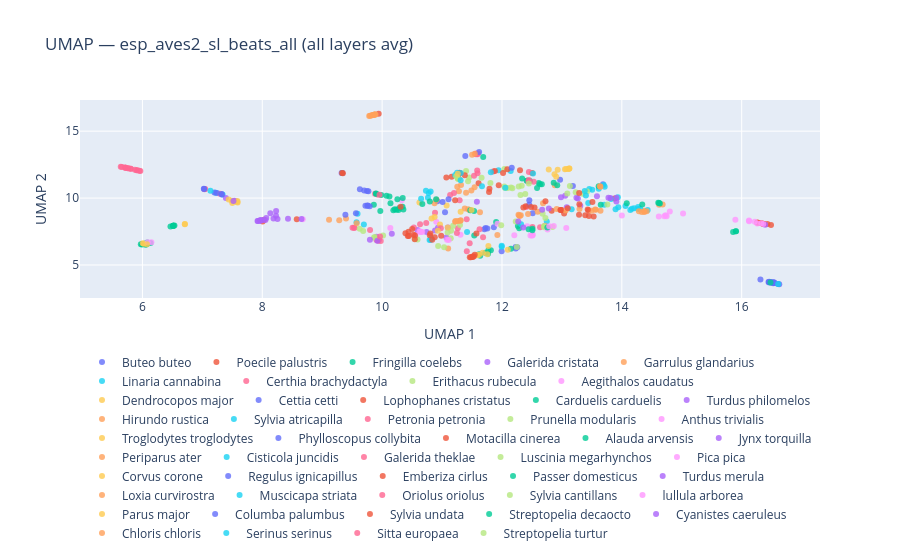

Notebook code cell kept with this figure:
### Code cell
fig_beats_all = plot_umap(
    beats_all_embs, labels=dom_labels, title=f"UMAP — {BEATS_MODEL} (all layers avg)", hover_text=hover
)
fig_beats_all.show()
fig_umap_beats_all_static = plot_umap_static(
    beats_all_embs, labels=dom_labels, title=f"UMAP — {BEATS_MODEL} (all layers avg) — static"
)
display(fig_umap_beats_all_static)
